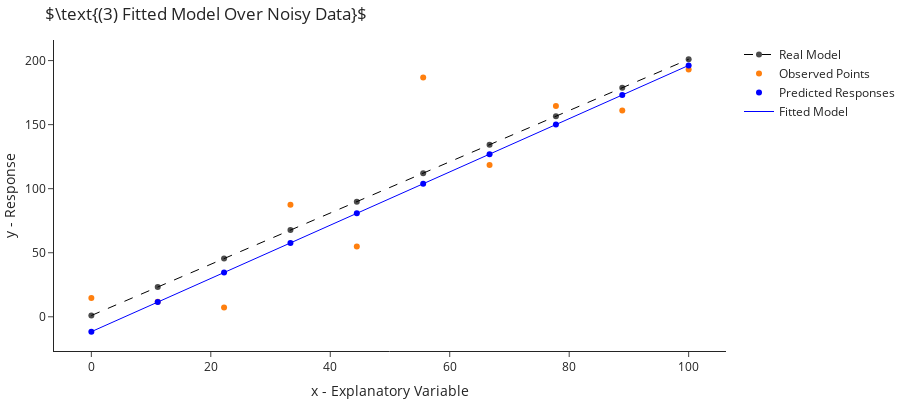

Notebook code cell kept with this figure:
### Code cell
y_hat = model.predict(x.reshape(-1,1))

fig.data = [fig.data[0], fig.data[1]]
fig.update_layout(title=r"$\text{(3) Fitted Model Over Noisy Data}$")
fig.add_traces([go.Scatter(x=x, y=y_hat, mode="markers", name="Predicted Responses", marker=dict(color="blue")),
                go.Scatter(x=x, y=y_hat, mode="lines", name="Fitted Model", line=dict(color="blue", width=1))])
fig.show()

### Figure 1 — Plotly figure (JSON) as saved in the notebook; plotly's stock layout.template omitted (floating-point values rounded to 4 significant figures)
{"data": [{"line": {"color": "black", "dash": "dash", "width": 1}, "marker": {"color": "black", "opacity": 0.7}, "name": "Real Model", "showlegend": true, "type": "scatter", "x": [0, 11.11, 22.22, 33.33, 44.44, 55.56, 66.67, 77.78, 88.89, 100], "y": [1, 23.22, 45.44, 67.67, 89.89, 112.1, 134.3, 156.6, 178.8, 201]}, {"line": {"width": 1}, "mode": "markers", "name": "Observed Points", "type": "scatter", "x": [0, 11.11, 22.22, 33.33, 44.44, 55.56, 66.67, 77.78, 88.89, 100], "y": [14.74, 11.7, 7.214, 87.48, 54.79, 186.9, 118.6, 164.6, 161.0, 193.0]}, {"marker": {"color": "blue"}, "mode": "markers", "name": "Predicted Responses", "type": "scatter", "x": [0, 11.11, 22.22, 33.33, 44.44, 55.56, 66.67, 77.78, 88.89, 100], "y": [-11.64, 11.45, 34.55, 57.65, 80.74, 103.8, 126.9, 150.0, 173.1, 196.2]}, {"line": {"color": "blue", "width": 1}, "mode": "lines", "name": "Fitted Model", "type": "scatter", "x": [0, 11.11, 22.22, 33.33, 44.44, 55.56, 66.67, 77.78, 88.89, 100], "y": [-11.64, 11.45, 34.55, 57.65, 80.74, 103.8, 126.9, 150.0, 173.1, 196.2]}], "layout": {"height": 400, "title": {"text": "$\\text{(3) Fitted Model Over Noisy Data}$"}, "xaxis": {"title": {"text": "x - Explanatory Variable"}}, "yaxis": {"title": {"text": "y - Response"}}}}
